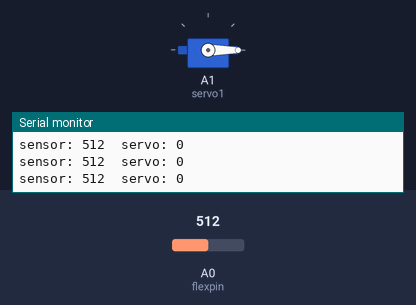
The sketch below on a simulated Arduino Uno, built with avr-gcc and run on an emulated ATmega328P. On the bench: servo, the last lines printed to the serial monitor. Inputs (shaded band) come from the test bench; at power-on: A0 (flexpin) = 512.

Above: at 1.2 s.
1.3 s: A0 (flexpin) set to 716
At 2.1 s:
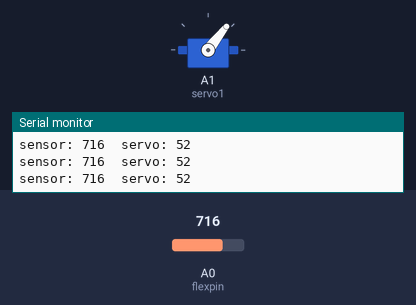
2.8 s: A0 (flexpin) set to 900
At 3.2 s:
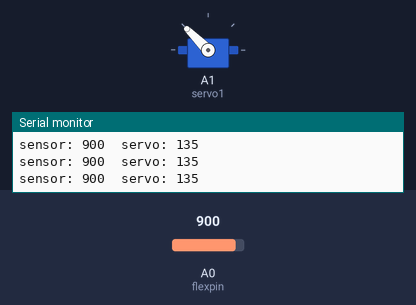
4.3 s: A0 (flexpin) set to 1023
At 4.7 s:
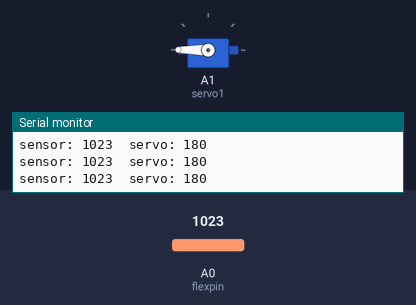
Timing chart, 0 to 7.3 s (numbered marks = the images above; inputs shaded):
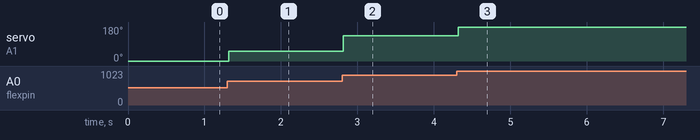

The sketch:

C4_GemmaFlexServo.ino
```cpp
#include <Servo.h>

Servo servo1;
int flexpin = A0;

void setup()
{
  Serial.begin(9600);
  servo1.attach(A1);
}

void loop()
{
  int flexposition;
  int servoposition;

  flexposition = analogRead(flexpin);

  servoposition = map(flexposition, 600, 1000, 0, 180);
  servoposition = constrain(servoposition, 0, 180);

  servo1.write(servoposition);

  Serial.print("sensor: ");
  Serial.print(flexposition);
  Serial.print("  servo: ");
  Serial.println(servoposition);

  delay(20);
}
```

Measured:
- after the input at 1.3 s, servo on A1 (servo1): 0° → 52° at once
- after the input at 2.8 s, servo on A1 (servo1): 52° → 135° at once
- after the input at 4.3 s, servo on A1 (servo1): 135° → 180° at once
